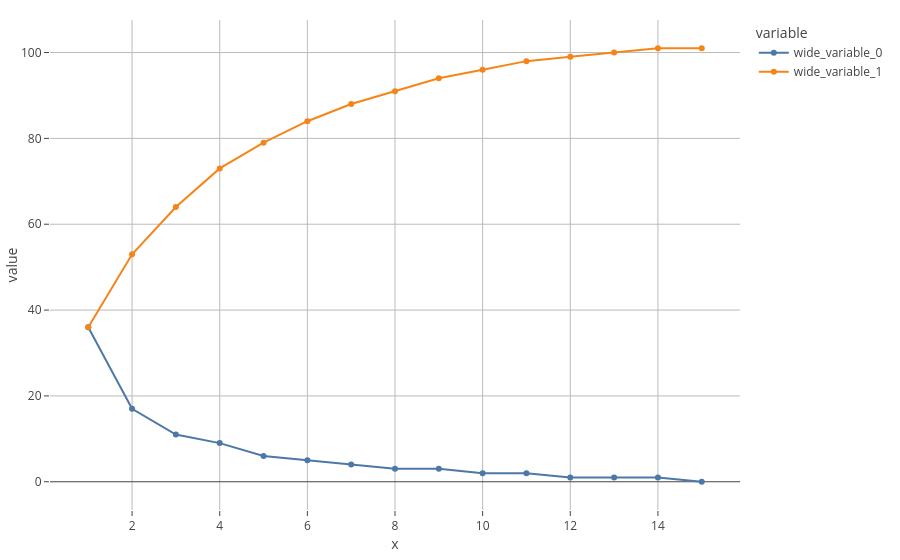

This figure's notebook cell:
### Code cell
px.line(x=range(1, len(log_pca.explained_variance_ratio_) + 1),
        y=[log_pca.explained_variance_ratio_.round(2)*100,
        log_pca.explained_variance_ratio_.round(2).cumsum()*100], markers=True)

### Figure 1 — Plotly figure (JSON) as saved in the notebook; plotly's stock layout.template omitted (floating-point values rounded to 4 significant figures)
{"data": [{"hovertemplate": "variable=wide_variable_0<br>x=%{x}<br>value=%{y}<extra></extra>", "legendgroup": "wide_variable_0", "line": {"color": "#4C78A8", "dash": "solid"}, "marker": {"symbol": "circle"}, "mode": "lines+markers", "name": "wide_variable_0", "orientation": "v", "showlegend": true, "type": "scatter", "x": [1, 2, 3, 4, 5, 6, 7, 8, 9, 10, 11, 12, 13, 14, 15], "xaxis": "x", "y": [36.0, 17.0, 11.0, 9.0, 6.0, 5.0, 4.0, 3.0, 3.0, 2.0, 2.0, 1.0, 1.0, 1.0, 0.0], "yaxis": "y"}, {"hovertemplate": "variable=wide_variable_1<br>x=%{x}<br>value=%{y}<extra></extra>", "legendgroup": "wide_variable_1", "line": {"color": "#F58518", "dash": "solid"}, "marker": {"symbol": "circle"}, "mode": "lines+markers", "name": "wide_variable_1", "orientation": "v", "showlegend": true, "type": "scatter", "x": [1, 2, 3, 4, 5, 6, 7, 8, 9, 10, 11, 12, 13, 14, 15], "xaxis": "x", "y": [36.0, 53.0, 64.0, 73.0, 79.0, 84.0, 88.0, 91.0, 94.0, 96.0, 98.0, 99.0, 100.0, 101.0, 101.0], "yaxis": "y"}], "layout": {"legend": {"title": {"text": "variable"}, "tracegroupgap": 0}, "xaxis": {"anchor": "y", "domain": [0, 1], "title": {"text": "x"}}, "yaxis": {"anchor": "x", "domain": [0, 1], "title": {"text": "value"}}}}
